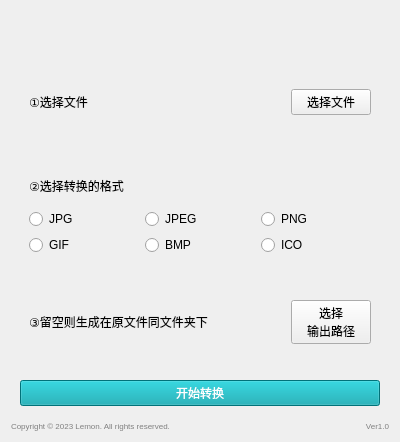
<?xml version="1.0" encoding="UTF-8"?>
<ui version="4.0">
 <class>SecondPage</class>
 <widget class="QWidget" name="SecondPage">
  <property name="geometry">
   <rect>
    <x>0</x>
    <y>0</y>
    <width>400</width>
    <height>442</height>
   </rect>
  </property>
  <property name="windowTitle">
   <string>Form</string>
  </property>
  <layout class="QVBoxLayout" name="verticalLayout">
   <item>
    <spacer name="verticalSpacer">
     <property name="orientation">
      <enum>Qt::Vertical</enum>
     </property>
     <property name="sizeType">
      <enum>QSizePolicy::Fixed</enum>
     </property>
     <property name="sizeHint" stdset="0">
      <size>
       <width>20</width>
       <height>30</height>
      </size>
     </property>
    </spacer>
   </item>
   <item>
    <widget class="CardWidget" name="CardWidget">
     <layout class="QVBoxLayout" name="verticalLayout_9">
      <item>
       <widget class="CardWidget" name="CardWidget_2">
        <layout class="QVBoxLayout" name="verticalLayout_2">
         <item>
          <layout class="QHBoxLayout" name="horizontalLayout_5">
           <item>
            <widget class="BodyLabel" name="in_path_text_ico">
             <property name="sizePolicy">
              <sizepolicy hsizetype="Preferred" vsizetype="Fixed">
               <horstretch>0</horstretch>
               <verstretch>0</verstretch>
              </sizepolicy>
             </property>
             <property name="font">
              <font>
               <family>Microsoft YaHei UI</family>
               <pointsize>9</pointsize>
               <weight>50</weight>
               <bold>false</bold>
              </font>
             </property>
             <property name="text">
              <string>①选择文件</string>
             </property>
            </widget>
           </item>
           <item>
            <widget class="PushButton" name="in_path_ico">
             <property name="sizePolicy">
              <sizepolicy hsizetype="Maximum" vsizetype="Fixed">
               <horstretch>0</horstretch>
               <verstretch>0</verstretch>
              </sizepolicy>
             </property>
             <property name="font">
              <font>
               <family>Microsoft YaHei UI</family>
               <pointsize>9</pointsize>
               <weight>50</weight>
               <bold>false</bold>
              </font>
             </property>
             <property name="text">
              <string>选择文件</string>
             </property>
            </widget>
           </item>
          </layout>
         </item>
        </layout>
       </widget>
      </item>
      <item>
       <widget class="CardWidget" name="CardWidget_3">
        <layout class="QVBoxLayout" name="verticalLayout_5">
         <item>
          <layout class="QVBoxLayout" name="verticalLayout_3">
           <item>
            <widget class="BodyLabel" name="BodyLabel">
             <property name="text">
              <string>&lt;html&gt;&lt;head/&gt;&lt;body&gt;&lt;p&gt;&lt;span style=&quot; font-size:9pt;&quot;&gt;②选择转换的格式&lt;/span&gt;&lt;/p&gt;&lt;/body&gt;&lt;/html&gt;</string>
             </property>
            </widget>
           </item>
           <item>
            <layout class="QHBoxLayout" name="horizontalLayout">
             <item>
              <layout class="QVBoxLayout" name="verticalLayout_4">
               <item>
                <widget class="RadioButton" name="jpg">
                 <property name="text">
                  <string>JPG</string>
                 </property>
                 <attribute name="buttonGroup">
                  <string notr="true">type_buttonGroup</string>
                 </attribute>
                </widget>
               </item>
               <item>
                <widget class="RadioButton" name="gif">
                 <property name="text">
                  <string>GIF</string>
                 </property>
                 <attribute name="buttonGroup">
                  <string notr="true">type_buttonGroup</string>
                 </attribute>
                </widget>
               </item>
              </layout>
             </item>
             <item>
              <layout class="QVBoxLayout" name="verticalLayout_6">
               <item>
                <widget class="RadioButton" name="jpeg">
                 <property name="text">
                  <string>JPEG</string>
                 </property>
                 <attribute name="buttonGroup">
                  <string notr="true">type_buttonGroup</string>
                 </attribute>
                </widget>
               </item>
               <item>
                <widget class="RadioButton" name="bmp">
                 <property name="text">
                  <string>BMP</string>
                 </property>
                 <attribute name="buttonGroup">
                  <string notr="true">type_buttonGroup</string>
                 </attribute>
                </widget>
               </item>
              </layout>
             </item>
             <item>
              <layout class="QVBoxLayout" name="verticalLayout_7">
               <item>
                <widget class="RadioButton" name="png">
                 <property name="text">
                  <string>PNG</string>
                 </property>
                 <attribute name="buttonGroup">
                  <string notr="true">type_buttonGroup</string>
                 </attribute>
                </widget>
               </item>
               <item>
                <widget class="RadioButton" name="ico">
                 <property name="text">
                  <string>ICO</string>
                 </property>
                 <attribute name="buttonGroup">
                  <string notr="true">type_buttonGroup</string>
                 </attribute>
                </widget>
               </item>
              </layout>
             </item>
            </layout>
           </item>
          </layout>
         </item>
        </layout>
       </widget>
      </item>
      <item>
       <widget class="CardWidget" name="CardWidget_4">
        <layout class="QVBoxLayout" name="verticalLayout_8">
         <item>
          <layout class="QHBoxLayout" name="horizontalLayout_7">
           <item>
            <widget class="BodyLabel" name="out_path_text_ico">
             <property name="font">
              <font>
               <family>Microsoft YaHei UI</family>
               <pointsize>9</pointsize>
               <weight>50</weight>
               <bold>false</bold>
              </font>
             </property>
             <property name="text">
              <string>③留空则生成在原文件同文件夹下</string>
             </property>
            </widget>
           </item>
           <item>
            <widget class="PushButton" name="out_path_ico">
             <property name="sizePolicy">
              <sizepolicy hsizetype="Maximum" vsizetype="Fixed">
               <horstretch>0</horstretch>
               <verstretch>0</verstretch>
              </sizepolicy>
             </property>
             <property name="font">
              <font>
               <family>Microsoft YaHei UI</family>
               <pointsize>9</pointsize>
               <weight>50</weight>
               <bold>false</bold>
              </font>
             </property>
             <property name="text">
              <string>选择
输出路径</string>
             </property>
            </widget>
           </item>
          </layout>
         </item>
        </layout>
       </widget>
      </item>
      <item>
       <widget class="PrimaryPushButton" name="start_button_ico">
        <property name="sizePolicy">
         <sizepolicy hsizetype="Minimum" vsizetype="Fixed">
          <horstretch>0</horstretch>
          <verstretch>0</verstretch>
         </sizepolicy>
        </property>
        <property name="palette">
         <palette>
          <active>
           <colorrole role="WindowText">
            <brush brushstyle="SolidPattern">
             <color alpha="255">
              <red>255</red>
              <green>255</green>
              <blue>255</blue>
             </color>
            </brush>
           </colorrole>
           <colorrole role="Button">
            <brush brushstyle="SolidPattern">
             <color alpha="255">
              <red>0</red>
              <green>159</green>
              <blue>170</blue>
             </color>
            </brush>
           </colorrole>
           <colorrole role="Text">
            <brush brushstyle="SolidPattern">
             <color alpha="255">
              <red>255</red>
              <green>255</green>
              <blue>255</blue>
             </color>
            </brush>
           </colorrole>
           <colorrole role="ButtonText">
            <brush brushstyle="SolidPattern">
             <color alpha="255">
              <red>255</red>
              <green>255</green>
              <blue>255</blue>
             </color>
            </brush>
           </colorrole>
           <colorrole role="Base">
            <brush brushstyle="SolidPattern">
             <color alpha="255">
              <red>0</red>
              <green>159</green>
              <blue>170</blue>
             </color>
            </brush>
           </colorrole>
           <colorrole role="Window">
            <brush brushstyle="SolidPattern">
             <color alpha="255">
              <red>0</red>
              <green>159</green>
              <blue>170</blue>
             </color>
            </brush>
           </colorrole>
           <colorrole role="PlaceholderText">
            <brush brushstyle="NoBrush">
             <color alpha="128">
              <red>255</red>
              <green>255</green>
              <blue>255</blue>
             </color>
            </brush>
           </colorrole>
          </active>
          <inactive>
           <colorrole role="WindowText">
            <brush brushstyle="SolidPattern">
             <color alpha="255">
              <red>255</red>
              <green>255</green>
              <blue>255</blue>
             </color>
            </brush>
           </colorrole>
           <colorrole role="Button">
            <brush brushstyle="SolidPattern">
             <color alpha="255">
              <red>0</red>
              <green>159</green>
              <blue>170</blue>
             </color>
            </brush>
           </colorrole>
           <colorrole role="Text">
            <brush brushstyle="SolidPattern">
             <color alpha="255">
              <red>255</red>
              <green>255</green>
              <blue>255</blue>
             </color>
            </brush>
           </colorrole>
           <colorrole role="ButtonText">
            <brush brushstyle="SolidPattern">
             <color alpha="255">
              <red>255</red>
              <green>255</green>
              <blue>255</blue>
             </color>
            </brush>
           </colorrole>
           <colorrole role="Base">
            <brush brushstyle="SolidPattern">
             <color alpha="255">
              <red>0</red>
              <green>159</green>
              <blue>170</blue>
             </color>
            </brush>
           </colorrole>
           <colorrole role="Window">
            <brush brushstyle="SolidPattern">
             <color alpha="255">
              <red>0</red>
              <green>159</green>
              <blue>170</blue>
             </color>
            </brush>
           </colorrole>
           <colorrole role="PlaceholderText">
            <brush brushstyle="NoBrush">
             <color alpha="128">
              <red>255</red>
              <green>255</green>
              <blue>255</blue>
             </color>
            </brush>
           </colorrole>
          </inactive>
          <disabled>
           <colorrole role="WindowText">
            <brush brushstyle="SolidPattern">
             <color alpha="229">
              <red>255</red>
              <green>255</green>
              <blue>255</blue>
             </color>
            </brush>
           </colorrole>
           <colorrole role="Button">
            <brush brushstyle="SolidPattern">
             <color alpha="255">
              <red>205</red>
              <green>205</green>
              <blue>205</blue>
             </color>
            </brush>
           </colorrole>
           <colorrole role="Text">
            <brush brushstyle="SolidPattern">
             <color alpha="229">
              <red>255</red>
              <green>255</green>
              <blue>255</blue>
             </color>
            </brush>
           </colorrole>
           <colorrole role="ButtonText">
            <brush brushstyle="SolidPattern">
             <color alpha="229">
              <red>255</red>
              <green>255</green>
              <blue>255</blue>
             </color>
            </brush>
           </colorrole>
           <colorrole role="Base">
            <brush brushstyle="SolidPattern">
             <color alpha="255">
              <red>205</red>
              <green>205</green>
              <blue>205</blue>
             </color>
            </brush>
           </colorrole>
           <colorrole role="Window">
            <brush brushstyle="SolidPattern">
             <color alpha="255">
              <red>205</red>
              <green>205</green>
              <blue>205</blue>
             </color>
            </brush>
           </colorrole>
           <colorrole role="PlaceholderText">
            <brush brushstyle="NoBrush">
             <color alpha="128">
              <red>255</red>
              <green>255</green>
              <blue>255</blue>
             </color>
            </brush>
           </colorrole>
          </disabled>
         </palette>
        </property>
        <property name="font">
         <font>
          <family>Microsoft YaHei UI</family>
          <pointsize>9</pointsize>
          <weight>50</weight>
          <bold>false</bold>
         </font>
        </property>
        <property name="text">
         <string>开始转换</string>
        </property>
       </widget>
      </item>
     </layout>
    </widget>
   </item>
   <item>
    <layout class="QHBoxLayout" name="horizontalLayout_8">
     <item>
      <widget class="QLabel" name="label_2">
       <property name="sizePolicy">
        <sizepolicy hsizetype="Preferred" vsizetype="Fixed">
         <horstretch>0</horstretch>
         <verstretch>0</verstretch>
        </sizepolicy>
       </property>
       <property name="font">
        <font>
         <family>Microsoft YaHei UI</family>
         <pointsize>9</pointsize>
        </font>
       </property>
       <property name="text">
        <string>&lt;html&gt;&lt;head/&gt;&lt;body&gt;&lt;p&gt;&lt;span style=&quot; font-size:6pt; color:#808080;&quot;&gt;Copyright © 2023 Lemon. All rights reserved.&lt;/span&gt;&lt;/p&gt;&lt;/body&gt;&lt;/html&gt;</string>
       </property>
      </widget>
     </item>
     <item>
      <widget class="QLabel" name="ver">
       <property name="sizePolicy">
        <sizepolicy hsizetype="Preferred" vsizetype="Fixed">
         <horstretch>0</horstretch>
         <verstretch>0</verstretch>
        </sizepolicy>
       </property>
       <property name="font">
        <font>
         <family>Microsoft YaHei UI</family>
         <pointsize>9</pointsize>
        </font>
       </property>
       <property name="text">
        <string>&lt;html&gt;&lt;head/&gt;&lt;body&gt;&lt;p align=&quot;right&quot;&gt;&lt;span style=&quot; font-size:6pt; color:#808080;&quot;&gt;Ver1.0&lt;/span&gt;&lt;/p&gt;&lt;/body&gt;&lt;/html&gt;</string>
       </property>
      </widget>
     </item>
    </layout>
   </item>
  </layout>
 </widget>
 <customwidgets>
  <customwidget>
   <class>PushButton</class>
   <extends>QPushButton</extends>
   <header>qfluentwidgets</header>
  </customwidget>
  <customwidget>
   <class>PrimaryPushButton</class>
   <extends>PushButton</extends>
   <header>qfluentwidgets</header>
  </customwidget>
  <customwidget>
   <class>RadioButton</class>
   <extends>QRadioButton</extends>
   <header>qfluentwidgets</header>
  </customwidget>
  <customwidget>
   <class>CardWidget</class>
   <extends>QFrame</extends>
   <header>qfluentwidgets</header>
   <container>1</container>
  </customwidget>
  <customwidget>
   <class>BodyLabel</class>
   <extends>QLabel</extends>
   <header>qfluentwidgets</header>
  </customwidget>
 </customwidgets>
 <resources/>
 <connections/>
 <buttongroups>
  <buttongroup name="type_buttonGroup"/>
 </buttongroups>
</ui>
